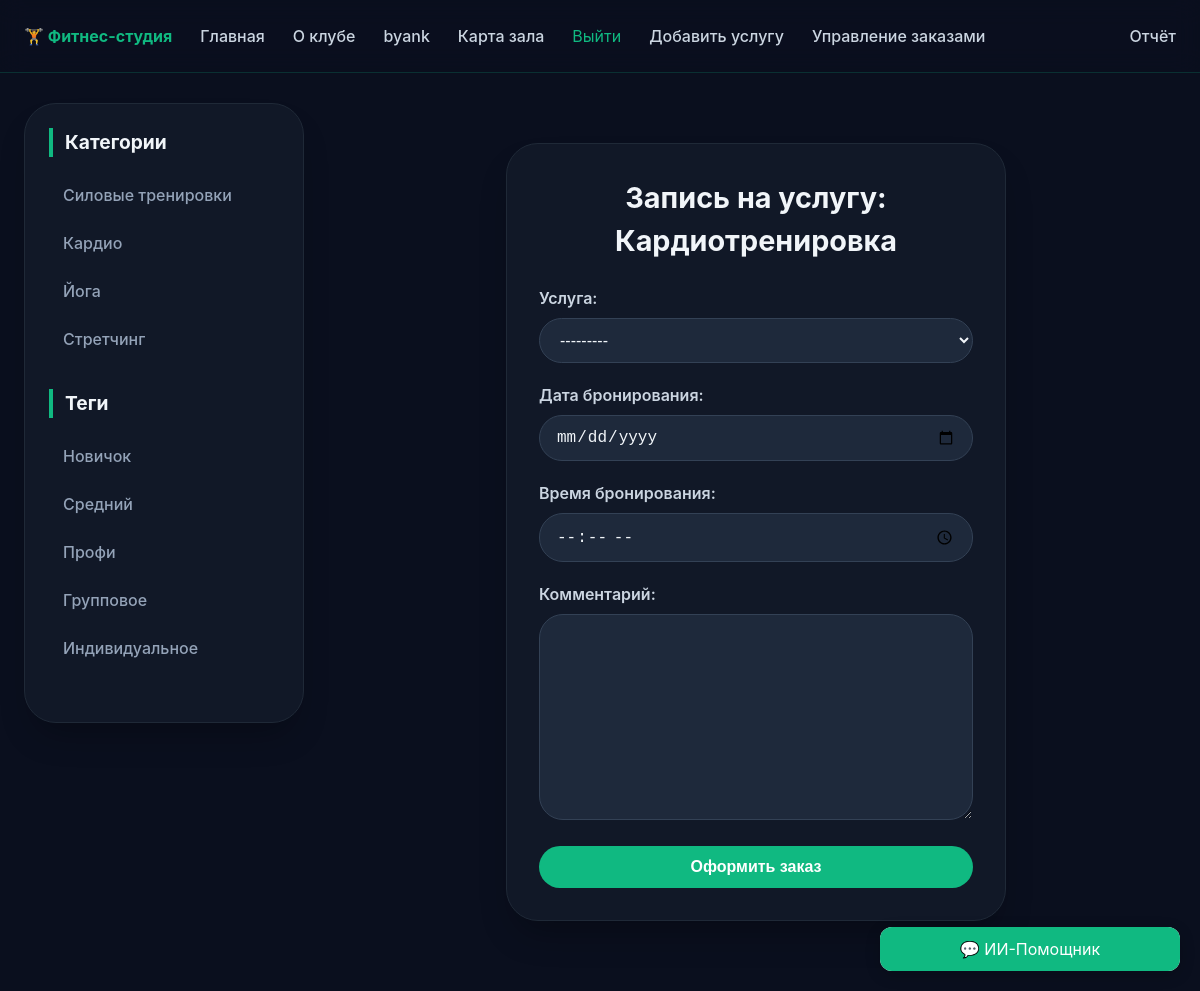
Page /orders/create/kardiotrenirovka/ (signed in) on the committed database.
### users/models.py (models this page shows, shortened)
class User(AbstractUser):
    phone = models.CharField(max_length=20, blank=True, verbose_name='Телефон')
    address = models.CharField(max_length=255, blank=True, verbose_name='Адрес')
    avatar = models.ImageField(upload_to='avatars/', blank=True, null=True, verbose_name='Аватар')

### services/models.py (models this page shows, shortened)
class Category(models.Model):
    name = models.CharField(max_length=100, db_index=True, verbose_name='Категория')
    slug = models.SlugField(max_length=100, unique=True, db_index=True, verbose_name='URL')
    def get_absolute_url(self):
        return reverse('services:category', kwargs={'cat_slug': self.slug})
    class Meta:
        verbose_name = 'Категория'
        verbose_name_plural = 'Категории'

class Tag(models.Model):
    name = models.CharField(max_length=100, db_index=True, verbose_name='Тэг')
    slug = models.SlugField(max_length=100, unique=True, db_index=True, verbose_name='URL')
    def get_absolute_url(self):
        return reverse('services:tag', kwargs={'tag_slug': self.slug})
    class Meta:
        verbose_name = 'Тэг'
        verbose_name_plural = 'Тэги'

class Service(models.Model):
    title = models.CharField(max_length=255, verbose_name='Название услуги')
    slug = models.SlugField(max_length=255, unique=True, db_index=True, verbose_name='URL')
    description = models.TextField(verbose_name='Описание')
    price = models.DecimalField(max_digits=10, decimal_places=2, verbose_name='Цена')
    duration = models.PositiveIntegerField(help_text='Длительность в минутах', verbose_name='Длительность (мин)')
    category = models.ForeignKey(Category, on_delete=models.PROTECT, verbose_name='Категория')
    tags = models.ManyToManyField(Tag, blank=True, verbose_name='Тэги')
    photo = models.ImageField(upload_to='services/%Y/%m/%d/', blank=True, verbose_name='Фото')
    is_published = models.BooleanField(default=True, verbose_name='Опубликовано')
    time_create = models.DateTimeField(auto_now_add=True, verbose_name='Время создания')
    time_update = models.DateTimeField(auto_now=True, verbose_name='Время изменения')
    def __str__(self):
        return self.title
    class Meta:
        verbose_name = 'Услуга'
        verbose_name_plural = 'Услуги'
        ordering = ['-time_create']

### orders/views.py (the view)
# urls.py: path('create/<slug:service_slug>/', views.create_order, name='create_order'),
@login_required
def create_order(request, service_slug):
    service = get_object_or_404(Service, slug=service_slug, is_published=True)
    if request.method == 'POST':
        form = OrderForm(request.POST)
        if form.is_valid():
            order = form.save(commit=False)
            order.user = request.user
            order.service = service
            order.save()
            return redirect('orders:order_success')
    else:
        form = OrderForm()
    return render(request, 'orders/create_order.html', {'form': form, 'service': service})

### orders/forms.py
class OrderForm(forms.ModelForm):
    class Meta:
        model = Order
        fields = ['service', 'booking_date', 'booking_time', 'comment']
        widgets = {
            'booking_date': forms.DateInput(attrs={'type': 'date'}),
            'booking_time': forms.TimeInput(attrs={'type': 'time'}),
        }

### services/context_processors.py (called while the page is built)
def get_sidebar_data(request):
    return {
        'categories': Category.objects.all(),
        'tags': Tag.objects.all(),
    }

### orders/templates/orders/create_order.html (shortened to what this page needs)
{% extends 'base.html' %}
{% block content %}
<div class="form-container">
    <h1>Запись на услугу: {{ service.title }}</h1>
    <form method="post">
        {{ form.as_p }}
        <button type="submit">Оформить заказ</button>
    </form>
</div>
{% endblock %}

### templates/base.html (shortened to what this page needs)
{% load static %}
<!DOCTYPE html>
<html lang="ru">
<head>
    <link rel="stylesheet" href="{% static 'css/styles.css' %}">
</head>
<body>
    <header>
        <nav>
            <a href="{% url 'services:home' %}" style="font-weight: bold; color: #10b981;">🏋️ Фитнес-студия</a>
            <a href="{% url 'services:home' %}">Главная</a>
            <a href="{% url 'services:about' %}">О клубе</a>
            {% if user.is_authenticated %}
                <a href="{% url 'users:profile' %}">{{ user.username }}</a>
                <a href="{% url 'services:map_page' %}">Карта зала</a>
                <form action="{% url 'users:logout' %}" method="post" style="display: inline;">
    <button type="submit" style="background: none; border: none; color: #10b981; cursor: pointer; font: inherit; padding: 0;">Выйти</button>
</form>
                {% if perms.services.add_service %}
                    <a href="{% url 'services:add_service' %}">Добавить услугу</a>
                {% endif %}
                {% if user.is_staff %}
                    <a href="{% url 'orders:all_orders' %}">Управление заказами</a>
                    <a href="{% url 'orders:report' %}">Отчёт</a>
                {% endif %}
            {% else %}
                <a href="{% url 'users:login' %}">Войти</a>
                <a href="{% url 'users:register' %}">Регистрация</a>
            {% endif %}
        </nav>
    </header>
    <div class="container">
        <aside class="sidebar">
            <h3>Категории</h3>
            <ul>
                {% for cat in categories %}
                    <li><a href="{{ cat.get_absolute_url }}">{{ cat.name }}</a></li>
                {% endfor %}
            </ul>
            <h3>Теги</h3>
            <ul>
                {% for t in tags %}
                    <li><a href="{{ t.get_absolute_url }}">{{ t.name }}</a></li>
                {% endfor %}
            </ul>
        </aside>
        <main class="content">
            {% block content %}
            {% endblock %}
        </main>
    </div>
<div class="ai-chat-widget" style="position: fixed; bottom: 20px; right: 20px; width: 300px; background: white; border-radius: 12px; box-shadow: 0 4px 15px rgba(0,0,0,0.2); overflow: hidden; z-index: 1000;">
    <div class="chat-header" style="background: #10b981; padding: 10px; color: white; text-align: center; cursor: pointer;">
        💬 ИИ-Помощник
    </div>
</div>
</body>
</html>

### static/css/styles.css (style rules this page uses)
* { margin: 0; padding: 0; box-sizing: border-box; }
body { font-family: 'Inter', 'Segoe UI', system-ui, -apple-system, sans-serif; background: #0a0f1e; color: #e2e8f0; line-height: 1.5; }
header { background: rgba(10, 15, 30, 0.9); backdrop-filter: blur(12px); border-bottom: 1px solid rgba(16, 185, 129, 0.2); position: sticky; top: 0; z-index: 100; }
nav { max-width: 1300px; margin: 0 auto; padding: 18px 24px; display: flex; gap: 28px; align-items: center; flex-wrap: wrap; }
nav a { text-decoration: none; color: #cbd5e1; font-weight: 500; transition: 0.2s; padding: 6px 0; position: relative; }
nav a::after { content: ''; position: absolute; bottom: 0; left: 0; width: 0; height: 2px; background: #10b981; transition: width 0.2s; box-shadow: 0 0 6px #10b981; }
nav a:last-child { margin-left: auto; }
.container { max-width: 1300px; margin: 30px auto; padding: 0 24px; display: flex; gap: 32px; }
.sidebar { width: 280px; flex-shrink: 0; background: #111827; border-radius: 32px; padding: 24px; border: 1px solid #1f2937; box-shadow: 0 20px 35px -12px rgba(0, 0, 0, 0.3); position: sticky; top: 90px; align-self: start; }
.sidebar h3 { font-size: 1.2rem; font-weight: 700; margin-bottom: 18px; padding-left: 12px; border-left: 4px solid #10b981; color: #f1f5f9; }
.sidebar ul { list-style: none; margin-bottom: 30px; }
.sidebar ul li { margin-bottom: 8px; }
.sidebar ul li a { display: block; padding: 8px 14px; color: #94a3b8; text-decoration: none; border-radius: 40px; transition: all 0.2s; font-weight: 500; }
.content { flex: 1; }
.form-container { max-width: 500px; margin: 40px auto; background: #111827; border-radius: 32px; padding: 32px; border: 1px solid #1f2937; box-shadow: 0 20px 35px -10px rgba(0, 0, 0, 0.3); }
.form-container h1 { text-align: center; font-size: 1.8rem; margin-bottom: 24px; color: #f1f5f9; }
.form-container form p { margin-bottom: 20px; }
.form-container label { display: block; font-weight: 600; margin-bottom: 8px; color: #cbd5e1; }
.form-container input, .form-container select, .form-container textarea { width: 100%; padding: 12px 16px; background: #1e293b; border: 1px solid #334155; border-radius: 24px; font-size: 1rem; color: #f1f5f9; transition: 0.2s; }
.form-container button { width: 100%; background: #10b981; color: white; border: none; padding: 12px; border-radius: 40px; font-size: 1rem; font-weight: 600; cursor: pointer; transition: 0.2s; }

### rows in the picture
User: username "byank"
Category: name "Силовые тренировки"
Category: name "Кардио"
Category: name "Йога"
Category: name "Стретчинг"
Tag: name "Новичок"
Tag: name "Средний"
Tag: name "Профи"
Tag: name "Групповое"
Tag: name "Индивидуальное"
Service: title "Кардиотренировка"
